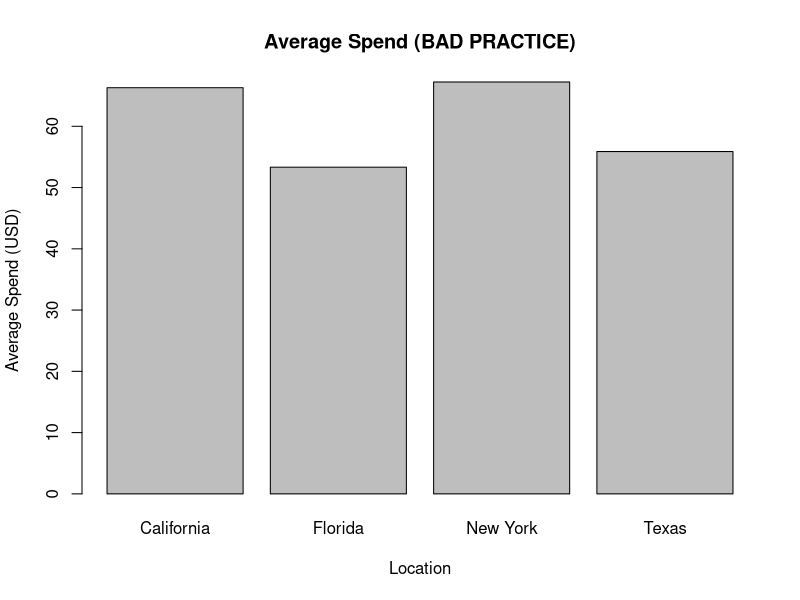

This figure's R source:
## ---- chunk 1
# BAD import: let R guess names and types
data_bad <- read.csv("shopping_behavior.csv")

# BAD filter (forgetting to handle NA, using base [] correctly this time but no cleaning)
young_bad <- data_bad[data_bad$Age < 30, ]

# BAD join using merge() with the same location_info
location_info <- data.frame(
  Location = c("California", "New York", "Texas", "Florida"),
  Region   = c("West", "East", "South", "South"),
  stringsAsFactors = FALSE
)

merged_bad <- merge(young_bad, location_info)

# BAD summary: mean without na.rm and no cleaning of Location variants
result_bad <- aggregate(Purchase.Amount..USD. ~ Location, data = merged_bad, FUN = mean)

# Rename columns to match good version later
names(result_bad) <- c("Location_clean", "avg_spend_bad")
result_bad$avg_spend_bad <- round(result_bad$avg_spend_bad, 2)

# Bad practice result
library(knitr)
library(kableExtra)

result_bad |>
  kbl(caption = "Bad practice result") |>
  scroll_box(height = "600px")
## ---- chunk 2
# BAD plot result
barplot(
  result_bad$avg_spend_bad,
  names.arg = result_bad$Location,
  main = "Average Spend (BAD PRACTICE)",
  xlab = "Location",
  ylab = "Average Spend (USD)"
)
## ---- chunk 3
# Example of a good practice
# 1) Import packages
library(dplyr)
library(lubridate)
library(ggplot2)

# 2) Read data with good practices
data_good <- read.csv(
  "shopping_behavior.csv",
  stringsAsFactors = FALSE,
  check.names = FALSE   # keeps "Purchase Amount (USD)" as-is
)

# 3) Parse dates correctly
data_good <- data_good %>%
  mutate(
    Date_good = dmy(Date)
  )

# 4) Remove exact duplicate rows (we know we injected some)
data_nodup <- data_good %>%
  distinct(.keep_all = TRUE)

# 5) Keep only customers under 30
young_good <- data_nodup %>%
  filter(Age < 30)

# 6) Location lookup table (regions are just for context)
location_info <- data.frame(
  Location = c("California", "New York", "Texas", "Florida"),
  Region   = c("West", "East", "South", "South"),
  stringsAsFactors = FALSE
)

# 7) Safe join: keep all young customers, add Region if Location matches
merged_good <- young_good %>%
  left_join(location_info, by = "Location")

# 8) Clean up Location variants into one standard name
final_clean <- merged_good %>%
  mutate(
    Location_clean = case_when(
      Location %in% c("California", "california", "Californi", "CA") ~ "California",
      Location %in% c("New York", "NewYork", "N. York")              ~ "New York",
      TRUE ~ Location
    )
  ) %>%
  group_by(Location_clean) %>%
  summarise(
    avg_spend_young = mean(`Purchase Amount (USD)`, na.rm = TRUE),
    n_customers     = n(),
    .groups = "drop"
  ) %>%
  arrange(Location_clean)

# 9) Round numbers to make the table nice for printing
final_clean$avg_spend_young <- round(final_clean$avg_spend_young, 2)

# 10) Print final result nicely
final_clean 
